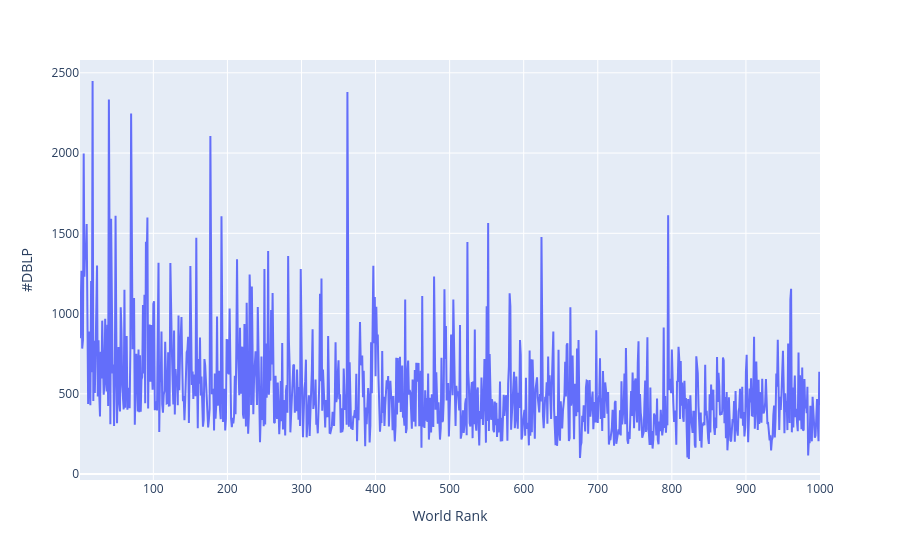

Notebook code for this chart:
### Markdown cell above
### Line Chart
Signle Line Chart

### Code cell
px.line(df, x='World Rank', y='#DBLP').show(render='colab')

### Figure 1 — Plotly figure (JSON) as saved in the notebook; plotly's stock layout.template omitted (floating-point values rounded to 4 significant figures; data arrays with more than 128 entries replaced by an {"elided": "..."} marker saying what was removed)
{"data": [{"hovertemplate": "World Rank=%{x}<br>#DBLP=%{y}<extra></extra>", "legendgroup": "", "line": {"color": "#636efa", "dash": "solid"}, "marker": {"symbol": "circle"}, "mode": "lines", "name": "", "orientation": "v", "showlegend": false, "type": "scatter", "x": {"elided": "1000 int values"}, "xaxis": "x", "y": {"elided": "1000 int values"}, "yaxis": "y"}], "layout": {"legend": {"tracegroupgap": 0}, "margin": {"t": 60}, "xaxis": {"anchor": "y", "domain": [0, 1], "title": {"text": "World Rank"}}, "yaxis": {"anchor": "x", "domain": [0, 1], "title": {"text": "#DBLP"}}}}
